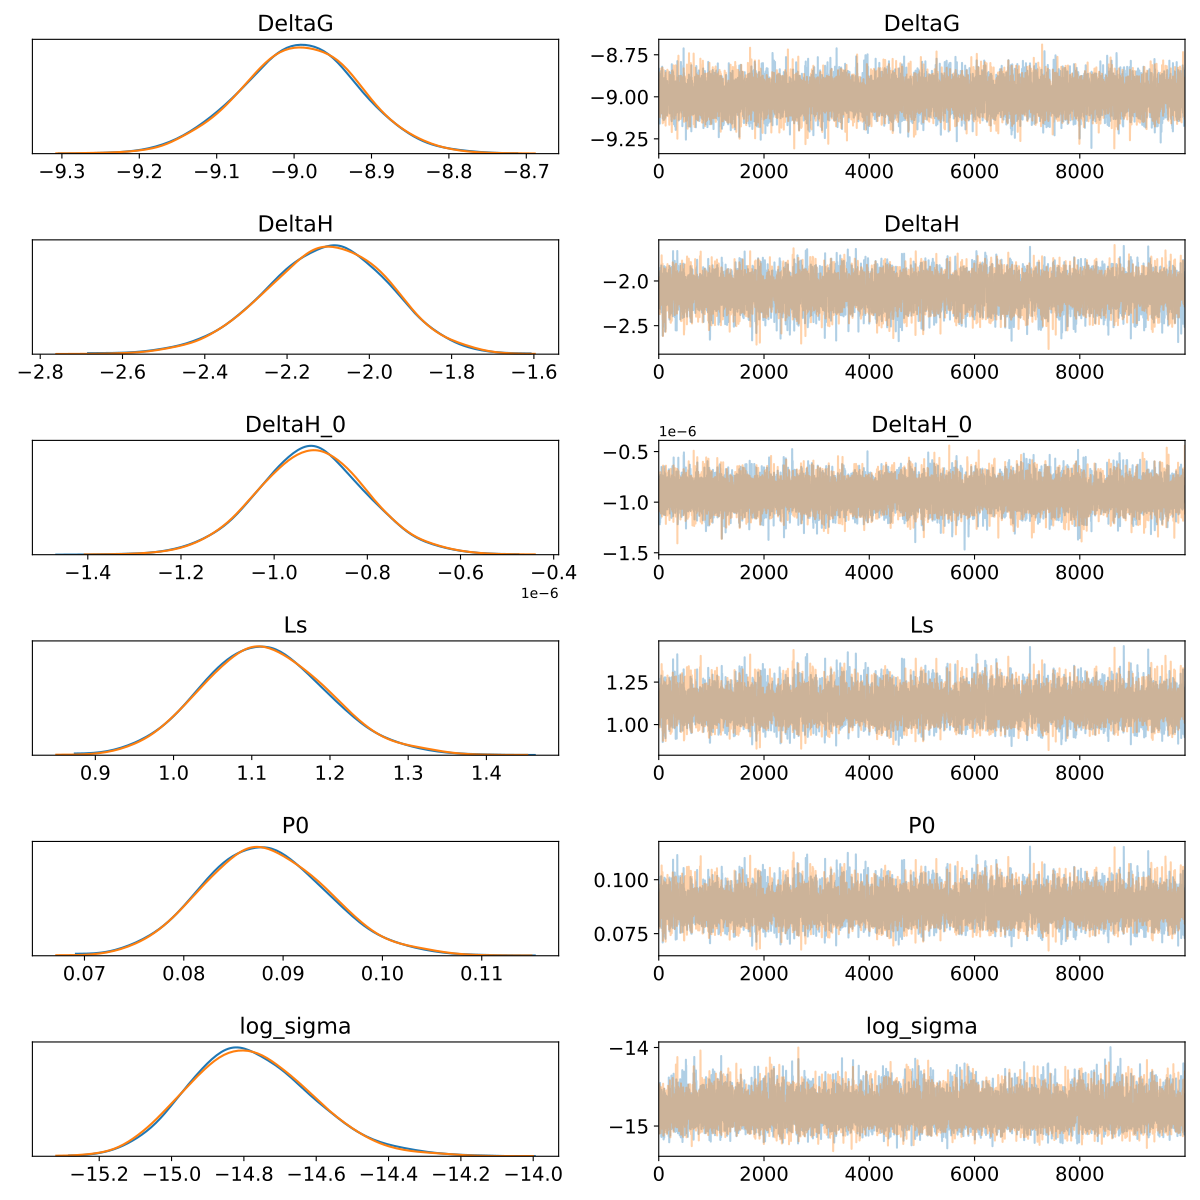

Reproduce this figure in Python.
import os
import time

import jax
import jax.numpy as jnp
from jax import random, vmap, ops
import jax.random as random

import matplotlib
import matplotlib.pyplot as plt
import numpy as np

import numpyro
import numpyro.distributions as dist
from numpyro.distributions import LogNormal, Normal, Uniform
from numpyro.infer import MCMC, NUTS, init_to_value
from numpyro.infer.util import initialize_model
from numpyro.util import fori_collect
from numpyro.infer.hmc import hmc

import arviz as az

from jax.config import config
config.update("jax_enable_x64", True)
numpyro.set_host_device_count(4)

KB = 0.0019872041        # in kcal/mol/K
INJ_VOL = 1.2e-5         # in liter
CELL_CONCENTR = 0.1      # milli molar
SYRINGE_CONCENTR = 1.0   # milli molar

HEAT_FILE = "inputs/Mg1EDTAp1a.DAT"
OUT_DIR = "outputs"

def load_heat_micro_cal(origin_heat_file):
    """
    :param origin_heat_file: str, name of heat file
    :return: 1d ndarray, heats in micro calorie
    """

    heats = []
    with open(origin_heat_file) as handle:
        handle.readline()
        for line in handle:
            if len(line.split()) == 6:
                heats.append(np.float(line.split()[0]))

    return jnp.array(heats)

q_actual_micro_cal = load_heat_micro_cal(HEAT_FILE)
q_actual_cal = q_actual_micro_cal * 1e-6
q_actual_cal

n_injections = len(q_actual_cal)
print("# injections:", n_injections)
injection_volumes = [INJ_VOL for _ in range(n_injections)]

def heats_TwoComponentBindingModel(V0, DeltaVn, P0, Ls, DeltaG, DeltaH, DeltaH_0, beta, N):
    """
    Expected heats of injection for two-component binding model.

    ARGUMENTS
    V0 - cell volume (liter)
    DeltaVn - injection volumes (liter)
    P0 - Cell concentration (millimolar)
    Ls - Syringe concentration (millimolar)
    DeltaG - free energy of binding (kcal/mol)
    DeltaH - enthalpy of binding (kcal/mol)
    DeltaH_0 - heat of injection (cal)
    beta - inverse temperature * gas constant (mole / kcal)
    N - number of injections

    Returns
    -------
    expected injection heats (calorie)

    """
    Kd = jnp.exp(beta * DeltaG)   # dissociation constant (M)

    # Compute complex concentrations.
    # Pn[n] is the protein concentration in sample cell after n injections
    # (M)
    Pn = jnp.zeros([N], dtype=jnp.float64)
    # Ln[n] is the ligand concentration in sample cell after n injections
    # (M)
    Ln = jnp.zeros([N], dtype=jnp.float64)
    # PLn[n] is the complex concentration in sample cell after n injections
    # (M)
    PLn = jnp.zeros([N], dtype=jnp.float64)

    dcum = 1.0  # cumulative dilution factor (dimensionless)
    for n in range(N):
        # Instantaneous injection model (perfusion)
        # dilution factor for this injection (dimensionless)
        d = 1.0 - (DeltaVn[n] / V0)
        dcum *= d  # cumulative dilution factor
        # total quantity of protein in sample cell after n injections (mol)
        P = V0 * P0 * 1.e-3 * dcum
        # total quantity of ligand in sample cell after n injections (mol)
        L = V0 * Ls * 1.e-3 * (1. - dcum)
        # complex concentration (M)
        #PLn[n] = (0.5 / V0 * ((P + L + Kd * V0) - jnp.sqrt((P + L + Kd * V0) ** 2 - 4 * P * L) ))
        PLn = jax.ops.index_add(PLn, jax.ops.index[n], 
                                0.5 / V0 * ((P + L + Kd * V0) - jnp.sqrt( (P + L + Kd * V0) ** 2 - 4 * P * L) ))
        # free protein concentration in sample cell after n injections (M)
        #Pn[n] = P / V0 - PLn[n]
        Pn = jax.ops.index_add(Pn, jax.ops.index[n], P / V0 - PLn[n])
        # free ligand concentration in sample cell after n injections (M)
        #Ln[n] = L / V0 - PLn[n]
        Ln = jax.ops.index_add(Ln, jax.ops.index[n], L / V0 - PLn[n])

    # Compute expected injection heats.
    # q_n_model[n] is the expected heat from injection n
    q_n = jnp.zeros([N], dtype=jnp.float64)
    # Instantaneous injection model (perfusion)
    # first injection
    #q_n[0] = (DeltaH * V0 * PLn[0])*1000. + DeltaH_0
    q_n = jax.ops.index_add(q_n, jax.ops.index[0], (DeltaH * V0 * PLn[0])*1000. + DeltaH_0)

    for n in range(1, N):
        d = 1.0 - (DeltaVn[n] / V0)  # dilution factor (dimensionless)
        # subsequent injections
        #q_n[n] = (DeltaH * V0 * (PLn[n] - d * PLn[n - 1])) * 1000. + DeltaH_0
        q_n = jax.ops.index_add(q_n, jax.ops.index[n], (DeltaH * V0 * (PLn[n] - d * PLn[n - 1])) * 1000. + DeltaH_0)

    return jnp.array(q_n)


def logsigma_guesses(q_n_cal):
    log_sigma_guess = jnp.log(q_n_cal[-4:].std())
    log_sigma_min = log_sigma_guess - 10
    log_sigma_max = log_sigma_guess + 5
    return log_sigma_min, log_sigma_max


def deltaH0_guesses(q_n_cal):
    heat_interval = (q_n_cal.max() - q_n_cal.min())
    DeltaH_0_min = q_n_cal.min() - heat_interval
    DeltaH_0_max = q_n_cal.max() + heat_interval
    return DeltaH_0_min, DeltaH_0_max


print("----------Run SA and NUTS---------------")

def lognormal_prior(name, stated_value, uncertainty):
    """
    Define a pymc3 prior for a deimensionless quantity
    :param name: str
    :param stated_value: float
    :uncertainty: float
    :rerurn: pymc3.Lognormal
    """
    m = stated_value
    v = uncertainty ** 2
    name = numpyro.sample(name, dist.LogNormal(loc=jnp.log(m / jnp.sqrt(1 + (v / (m ** 2)))), 
                                               scale=jnp.sqrt(jnp.log(1 + v / (m**2) )) ))

    return name

def uniform_prior(name, lower, upper):
    """
    :param name: str
    :param lower: float
    :param upper: float
    :return: pymc3.Uniform
    """
    name = numpyro.sample(name, dist.Uniform(low=lower, high=upper))
    return name

def param(q_actual_cal, injection_volumes, cell_concentration, syringe_concentration,
          cell_volume, temperature, dcell, dsyringe,
          uniform_P0=False, P0_min=None, P0_max=None, 
          uniform_Ls=False, Ls_min=None, Ls_max=None):
    """
    :param cell_concentration: concentration of the sample cell in milli molar, float
    :param syringe_concentration: concentration of the syringe in milli molar, float
    :param cell_volume: volume of sample cell in liter, float #check the instrutment 
    :param temperature: temprature in kelvin, float
    :param dcell: relative uncertainty in cell concentration, float
    :param dsyringe: relative uncertainty in syringe concentration, float
    :param uniform_P0: if True, use uniform prior for cell concentration, bool
    :param P0_min: only use if uniform_P0 is True, float
    :param P0_max: only use if uniform_P0 is True, float
    :param uniform_Ls: if True, use uniform prior for syringe concentration, bool
    :param Ls_min: only use if uniform_Ls is True, float
    :param Ls_max: only use if uniform_Ls is True, float
    """
    if uniform_P0 and (P0_min is None or P0_max is None):
        raise ValueError("If uniform_P0 is True, both P0_min and P0_max must be provided")
    
    if uniform_Ls and (Ls_min is None or Ls_max is None):
        raise ValueError("If uniform_Ls is True, both Ls_min and Ls_max must be provided")
    
    DeltaH_0_min, DeltaH_0_max = deltaH0_guesses(q_actual_cal)
    log_sigma_min, log_sigma_max = logsigma_guesses(q_actual_cal)

    stated_P0 = cell_concentration
    # print("Stated P0", stated_P0)
    uncertainty_P0 = dcell * stated_P0

    stated_Ls = syringe_concentration
    # print("Stated Ls", stated_Ls)
    uncertainty_Ls = dsyringe * stated_Ls

    # prior for receptor concentration
    if uniform_P0:
        print("Uniform prior for P0")
        P0 = uniform_prior("P0", lower=P0_min, upper=P0_max)
    else:
        # print("LogNormal prior for P0")
        P0 = lognormal_prior("P0", stated_value=stated_P0, uncertainty=uncertainty_P0)

    # prior for ligand concentration
    if uniform_Ls:
        print("Uniform prior for Ls")
        Ls = uniform_prior("Ls", lower=Ls_min, upper=Ls_max)
    else:
        # print("LogNormal prior for Ls")
        Ls = lognormal_prior("Ls", stated_value=stated_Ls, uncertainty=uncertainty_Ls)
  
    # prior for DeltaG
    DeltaG = uniform_prior("DeltaG", lower=-40., upper=4.)

    # prior for DeltaH
    DeltaH = uniform_prior("DeltaH", lower=-100., upper=100.)

    # prior for DeltaH_0
    DeltaH_0 = uniform_prior("DeltaH_0", lower=DeltaH_0_min, upper=DeltaH_0_max)

    # prior for log_sigma
    log_sigma = uniform_prior("log_sigma", lower=log_sigma_min, upper=log_sigma_max)

    return P0, Ls, DeltaG, DeltaH, DeltaH_0, log_sigma

def make_TwoComponentBindingModel(q_actual_cal, injection_volumes, 
                                  cell_concentration, syringe_concentration,
                                  cell_volume=0.001434,
                                  temperature=298.15,
                                  dcell=0.1, dsyringe=0.1,
                                  uniform_P0=False, P0_min=None, P0_max=None, 
                                  uniform_Ls=False, Ls_min=None, Ls_max=None):
    """
    to create a model
    :param q_actual_cal: observed heats in calorie, array-like
    :param injection_volumes: injection volumes in liter, array-like
    :param cell_concentration: concentration of the sample cell in milli molar, float
    :param syringe_concentration: concentration of the syringe in milli molar, float
    :param cell_volume: volume of sample cell in liter, float #check the instrutment 
    :param temperature: temprature in kelvin, float
    :param dcell: relative uncertainty in cell concentration, float
    :param dsyringe: relative uncertainty in syringe concentration, float
    :param uniform_P0: if True, use uniform prior for cell concentration, bool
    :param P0_min: only use if uniform_P0 is True, float
    :param P0_max: only use if uniform_P0 is True, float
    :param uniform_Ls: if True, use uniform prior for syringe concentration, bool
    :param Ls_min: only use if uniform_Ls is True, float
    :param Ls_max: only use if uniform_Ls is True, float
    
    :return: an instance of numpyro.model
    """
    assert len(q_actual_cal) == len(injection_volumes), "q_actual_cal and injection_volumes must have the same len."
    
    V0 = cell_volume
    DeltaVn = injection_volumes
    beta = 1 / KB / temperature
    n_injections = len(q_actual_cal)
    
    P0, Ls, DeltaG, DeltaH, DeltaH_0, log_sigma = param(q_actual_cal, injection_volumes, 
                                                        cell_concentration, syringe_concentration, 
                                                        cell_volume, temperature, dcell, dsyringe,
                                                        uniform_P0, P0_min, P0_max,
                                                        uniform_Ls, Ls_min, Ls_max)

    sigma_cal = jnp.exp(log_sigma)
    q_model_cal = heats_TwoComponentBindingModel(cell_volume, DeltaVn, P0, Ls, DeltaG, DeltaH, DeltaH_0, beta, n_injections)

    numpyro.sample('q_obs', dist.Normal(loc=q_model_cal, scale=sigma_cal), obs=q_actual_cal)

rng_key = random.split(random.PRNGKey(2))
print("Running SA: ")
kernel = SA(make_TwoComponentBindingModel)
sa = MCMC(kernel, num_warmup=200, num_samples=5000, num_chains=4)
sa.run(rng_key, q_actual_cal, injection_volumes, CELL_CONCENTR, SYRINGE_CONCENTR)
sa.print_summary()

trace_sa = sa.get_samples(group_by_chain=True)
data = az.convert_to_inference_data(trace_sa)
az.plot_trace(data)

trace_sa = sa.get_samples()
start = {k: trace_sa[k][-1] for k in trace_sa}
print(np.array(start))

print("Updating SA values and running NUTS: ")
kernel = NUTS(make_TwoComponentBindingModel, init_strategy=init_to_value(values=start),)
nuts = MCMC(kernel, num_warmup=2000, num_samples=10000, num_chains=4)
nuts.run(rng_key, q_actual_cal, injection_volumes, CELL_CONCENTR, SYRINGE_CONCENTR)
nuts.print_summary()

trace_nuts = nuts.get_samples(group_by_chain=True)
data_nuts = az.convert_to_inference_data(trace_nuts)
az.plot_trace(data_nuts)
plt.tight_layout()
plt.savefig(os.path.join(OUT_DIR, "sa_nuts_traceplot.pdf"))

print("----------Run only NUTS---------------")

def lognormal_prior(name, stated_value, uncertainty):
    """
    Define a pymc3 prior for a deimensionless quantity
    :param name: str
    :param stated_value: float
    :uncertainty: float
    :rerurn: pymc3.Lognormal
    """
    m = stated_value
    v = uncertainty ** 2
    name = numpyro.sample(name, dist.LogNormal(loc=jnp.log(m / jnp.sqrt(1 + (v / (m ** 2)))), 
                                               scale=jnp.sqrt(jnp.log(1 + v / (m**2) )) ))

    return name

def uniform_prior(name, lower, upper):
    """
    :param name: str
    :param lower: float
    :param upper: float
    :return: pymc3.Uniform
    """
    name = numpyro.sample(name, dist.Uniform(low=lower, high=upper))
    return name

def param(q_actual_cal, injection_volumes, cell_concentration, syringe_concentration,
          cell_volume, temperature, dcell, dsyringe,
          uniform_P0=False, P0_min=None, P0_max=None, 
          uniform_Ls=False, Ls_min=None, Ls_max=None):
    """
    :param cell_concentration: concentration of the sample cell in milli molar, float
    :param syringe_concentration: concentration of the syringe in milli molar, float
    :param cell_volume: volume of sample cell in liter, float #check the instrutment 
    :param temperature: temprature in kelvin, float
    :param dcell: relative uncertainty in cell concentration, float
    :param dsyringe: relative uncertainty in syringe concentration, float
    :param uniform_P0: if True, use uniform prior for cell concentration, bool
    :param P0_min: only use if uniform_P0 is True, float
    :param P0_max: only use if uniform_P0 is True, float
    :param uniform_Ls: if True, use uniform prior for syringe concentration, bool
    :param Ls_min: only use if uniform_Ls is True, float
    :param Ls_max: only use if uniform_Ls is True, float
    """
    if uniform_P0 and (P0_min is None or P0_max is None):
        raise ValueError("If uniform_P0 is True, both P0_min and P0_max must be provided")
    
    if uniform_Ls and (Ls_min is None or Ls_max is None):
        raise ValueError("If uniform_Ls is True, both Ls_min and Ls_max must be provided")
    
    DeltaH_0_min, DeltaH_0_max = deltaH0_guesses(q_actual_cal)
    log_sigma_min, log_sigma_max = logsigma_guesses(q_actual_cal)

    stated_P0 = cell_concentration
    # print("Stated P0", stated_P0)
    uncertainty_P0 = dcell * stated_P0

    stated_Ls = syringe_concentration
    # print("Stated Ls", stated_Ls)
    uncertainty_Ls = dsyringe * stated_Ls

    # prior for receptor concentration
    if uniform_P0:
        print("Uniform prior for P0")
        P0 = uniform_prior("P0", lower=P0_min, upper=P0_max)
    else:
        # print("LogNormal prior for P0")
        P0 = lognormal_prior("P0", stated_value=stated_P0, uncertainty=uncertainty_P0)

    # prior for ligand concentration
    if uniform_Ls:
        print("Uniform prior for Ls")
        Ls = uniform_prior("Ls", lower=Ls_min, upper=Ls_max)
    else:
        # print("LogNormal prior for Ls")
        Ls = lognormal_prior("Ls", stated_value=stated_Ls, uncertainty=uncertainty_Ls)
  
    # prior for DeltaG
    DeltaG = uniform_prior("DeltaG", lower=-40., upper=4.)

    # prior for DeltaH
    DeltaH = uniform_prior("DeltaH", lower=-100., upper=100.)

    # prior for DeltaH_0
    DeltaH_0 = uniform_prior("DeltaH_0", lower=DeltaH_0_min, upper=DeltaH_0_max)

    # prior for log_sigma
    log_sigma = uniform_prior("log_sigma", lower=log_sigma_min, upper=log_sigma_max)

    return P0, Ls, DeltaG, DeltaH, DeltaH_0, log_sigma

def make_TwoComponentBindingModel(q_actual_cal, injection_volumes, 
                                  cell_concentration, syringe_concentration,
                                  cell_volume=0.001434,
                                  temperature=298.15,
                                  dcell=0.1, dsyringe=0.1,
                                  uniform_P0=False, P0_min=None, P0_max=None, 
                                  uniform_Ls=False, Ls_min=None, Ls_max=None):
    """
    to create a model
    :param q_actual_cal: observed heats in calorie, array-like
    :param injection_volumes: injection volumes in liter, array-like
    :param cell_concentration: concentration of the sample cell in milli molar, float
    :param syringe_concentration: concentration of the syringe in milli molar, float
    :param cell_volume: volume of sample cell in liter, float #check the instrutment 
    :param temperature: temprature in kelvin, float
    :param dcell: relative uncertainty in cell concentration, float
    :param dsyringe: relative uncertainty in syringe concentration, float
    :param uniform_P0: if True, use uniform prior for cell concentration, bool
    :param P0_min: only use if uniform_P0 is True, float
    :param P0_max: only use if uniform_P0 is True, float
    :param uniform_Ls: if True, use uniform prior for syringe concentration, bool
    :param Ls_min: only use if uniform_Ls is True, float
    :param Ls_max: only use if uniform_Ls is True, float
    
    :return: an instance of numpyro.model
    """
    assert len(q_actual_cal) == len(injection_volumes), "q_actual_cal and injection_volumes must have the same len."
    
    V0 = cell_volume
    DeltaVn = injection_volumes
    beta = 1 / KB / temperature
    n_injections = len(q_actual_cal)
    
    P0, Ls, DeltaG, DeltaH, DeltaH_0, log_sigma = param(q_actual_cal, injection_volumes, 
                                                        cell_concentration, syringe_concentration, 
                                                        cell_volume, temperature, dcell, dsyringe,
                                                        uniform_P0, P0_min, P0_max,
                                                        uniform_Ls, Ls_min, Ls_max)

    sigma_cal = jnp.exp(log_sigma)
    q_model_cal = heats_TwoComponentBindingModel(cell_volume, DeltaVn, P0, Ls, DeltaG, DeltaH, DeltaH_0, beta, n_injections)

    numpyro.sample('q_obs', dist.Normal(loc=q_model_cal, scale=sigma_cal), obs=q_actual_cal)

rng_key = random.split(random.PRNGKey(2))

kernel = NUTS(make_TwoComponentBindingModel)
nuts = MCMC(kernel, num_warmup=2000, num_samples=10000, num_chains=4)
nuts.run(rng_key, q_actual_cal, injection_volumes, CELL_CONCENTR, SYRINGE_CONCENTR)
nuts.print_summary()

trace_nuts = nuts.get_samples(group_by_chain=True)
data_nuts = az.convert_to_inference_data(trace_nuts)
az.plot_trace(data_nuts)
plt.tight_layout()
plt.savefig(os.path.join(OUT_DIR, "nuts_traceplot.pdf"))
